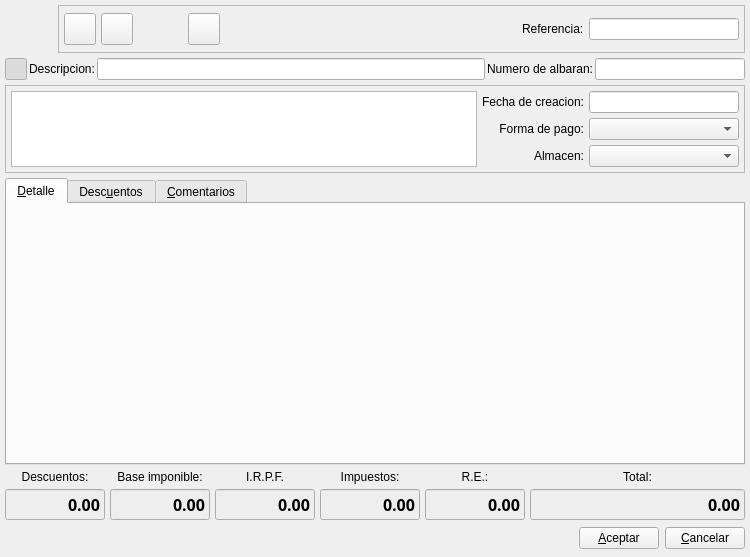
<ui version="4.0" >
 <class>AlbaranProveedorBase</class>
 <widget class="QWidget" name="AlbaranProveedorBase" >
  <property name="geometry" >
   <rect>
    <x>0</x>
    <y>0</y>
    <width>750</width>
    <height>557</height>
   </rect>
  </property>
  <property name="sizePolicy" >
   <sizepolicy vsizetype="Minimum" hsizetype="Expanding" >
    <horstretch>0</horstretch>
    <verstretch>0</verstretch>
   </sizepolicy>
  </property>
  <property name="windowTitle" >
   <string>Nuevo albaran de proveedor</string>
  </property>
  <property name="windowIcon" >
   <iconset resource="../../bulmages.qrc" >
    <normaloff>:/Images/supplier-delivery-note.svg</normaloff>:/Images/supplier-delivery-note.svg</iconset>
  </property>
  <layout class="QGridLayout" >
   <property name="margin" >
    <number>5</number>
   </property>
   <property name="spacing" >
    <number>5</number>
   </property>
   <item row="0" column="0" colspan="6" >
    <layout class="QHBoxLayout" >
     <property name="spacing" >
      <number>5</number>
     </property>
     <property name="margin" >
      <number>0</number>
     </property>
     <item>
      <widget class="QLabel" name="label6" >
       <property name="minimumSize" >
        <size>
         <width>48</width>
         <height>48</height>
        </size>
       </property>
       <property name="maximumSize" >
        <size>
         <width>48</width>
         <height>48</height>
        </size>
       </property>
       <property name="text" >
        <string/>
       </property>
       <property name="pixmap" >
        <pixmap resource="../../bulmages.qrc" >:/Images/supplier-delivery-note.svg</pixmap>
       </property>
       <property name="scaledContents" >
        <bool>true</bool>
       </property>
      </widget>
     </item>
     <item>
      <widget class="QFrame" name="frame_2" >
       <property name="frameShape" >
        <enum>QFrame::StyledPanel</enum>
       </property>
       <property name="frameShadow" >
        <enum>QFrame::Raised</enum>
       </property>
       <layout class="QHBoxLayout" >
        <property name="spacing" >
         <number>5</number>
        </property>
        <property name="margin" >
         <number>5</number>
        </property>
        <item>
         <widget class="QToolButton" name="mui_guardar" >
          <property name="sizePolicy" >
           <sizepolicy vsizetype="Fixed" hsizetype="Fixed" >
            <horstretch>0</horstretch>
            <verstretch>0</verstretch>
           </sizepolicy>
          </property>
          <property name="minimumSize" >
           <size>
            <width>32</width>
            <height>32</height>
           </size>
          </property>
          <property name="maximumSize" >
           <size>
            <width>32</width>
            <height>32</height>
           </size>
          </property>
          <property name="toolTip" >
           <string>Guardar albaran</string>
          </property>
          <property name="whatsThis" >
           <string>Guardar albaran</string>
          </property>
          <property name="text" >
           <string/>
          </property>
          <property name="icon" >
           <iconset resource="../../bulmages.qrc" >
            <normaloff>:/Images/edit-save.svg</normaloff>:/Images/edit-save.svg</iconset>
          </property>
          <property name="iconSize" >
           <size>
            <width>32</width>
            <height>32</height>
           </size>
          </property>
          <property name="shortcut" >
           <string>Ctrl+S</string>
          </property>
         </widget>
        </item>
        <item>
         <widget class="QToolButton" name="mui_borrar" >
          <property name="sizePolicy" >
           <sizepolicy vsizetype="Fixed" hsizetype="Fixed" >
            <horstretch>0</horstretch>
            <verstretch>0</verstretch>
           </sizepolicy>
          </property>
          <property name="minimumSize" >
           <size>
            <width>32</width>
            <height>32</height>
           </size>
          </property>
          <property name="maximumSize" >
           <size>
            <width>32</width>
            <height>32</height>
           </size>
          </property>
          <property name="toolTip" >
           <string>Borrar albaran</string>
          </property>
          <property name="whatsThis" >
           <string>Borrar albaran</string>
          </property>
          <property name="text" >
           <string/>
          </property>
          <property name="icon" >
           <iconset resource="../../bulmages.qrc" >
            <normaloff>:/Images/edit-delete.svg</normaloff>:/Images/edit-delete.svg</iconset>
          </property>
          <property name="iconSize" >
           <size>
            <width>32</width>
            <height>32</height>
           </size>
          </property>
          <property name="shortcut" >
           <string>Ctrl+D</string>
          </property>
         </widget>
        </item>
        <item>
         <spacer>
          <property name="orientation" >
           <enum>Qt::Horizontal</enum>
          </property>
          <property name="sizeType" >
           <enum>QSizePolicy::Fixed</enum>
          </property>
          <property name="sizeHint" stdset="0" >
           <size>
            <width>50</width>
            <height>36</height>
           </size>
          </property>
         </spacer>
        </item>
        <item>
         <widget class="QToolButton" name="mui_verpedidosproveedor" >
          <property name="sizePolicy" >
           <sizepolicy vsizetype="Fixed" hsizetype="Fixed" >
            <horstretch>0</horstretch>
            <verstretch>0</verstretch>
           </sizepolicy>
          </property>
          <property name="minimumSize" >
           <size>
            <width>32</width>
            <height>32</height>
           </size>
          </property>
          <property name="maximumSize" >
           <size>
            <width>32</width>
            <height>32</height>
           </size>
          </property>
          <property name="toolTip" >
           <string>Ver pedidos a proveedor</string>
          </property>
          <property name="whatsThis" >
           <string>Ver pedidos a proveedor</string>
          </property>
          <property name="text" >
           <string/>
          </property>
          <property name="icon" >
           <iconset resource="../../bulmages.qrc" >
            <normaloff>:/Bulmafact48x48/images/png/48x48/i_bulmages_compras_pedidos.48x48.png</normaloff>:/Bulmafact48x48/images/png/48x48/i_bulmages_compras_pedidos.48x48.png</iconset>
          </property>
          <property name="iconSize" >
           <size>
            <width>32</width>
            <height>32</height>
           </size>
          </property>
         </widget>
        </item>
        <item>
         <widget class="QFrame" name="mui_plugbotones" >
          <property name="sizePolicy" >
           <sizepolicy vsizetype="Minimum" hsizetype="Minimum" >
            <horstretch>0</horstretch>
            <verstretch>0</verstretch>
           </sizepolicy>
          </property>
          <property name="frameShape" >
           <enum>QFrame::NoFrame</enum>
          </property>
          <property name="frameShadow" >
           <enum>QFrame::Plain</enum>
          </property>
          <property name="lineWidth" >
           <number>0</number>
          </property>
         </widget>
        </item>
        <item>
         <spacer>
          <property name="orientation" >
           <enum>Qt::Horizontal</enum>
          </property>
          <property name="sizeType" >
           <enum>QSizePolicy::Expanding</enum>
          </property>
          <property name="sizeHint" stdset="0" >
           <size>
            <width>91</width>
            <height>34</height>
           </size>
          </property>
         </spacer>
        </item>
        <item>
         <widget class="QLabel" name="label5" >
          <property name="sizePolicy" >
           <sizepolicy vsizetype="Fixed" hsizetype="Preferred" >
            <horstretch>0</horstretch>
            <verstretch>0</verstretch>
           </sizepolicy>
          </property>
          <property name="text" >
           <string>Referencia:</string>
          </property>
          <property name="buddy" >
           <cstring>mui_refalbaranp</cstring>
          </property>
         </widget>
        </item>
        <item>
         <widget class="BusquedaReferencia" name="mui_refalbaranp" >
          <property name="minimumSize" >
           <size>
            <width>150</width>
            <height>0</height>
           </size>
          </property>
          <property name="maximumSize" >
           <size>
            <width>150</width>
            <height>16777215</height>
           </size>
          </property>
         </widget>
        </item>
       </layout>
      </widget>
     </item>
    </layout>
   </item>
   <item row="1" column="0" colspan="6" >
    <layout class="QHBoxLayout" >
     <item>
      <widget class="QToolButton" name="mui_detalles" >
       <property name="minimumSize" >
        <size>
         <width>22</width>
         <height>22</height>
        </size>
       </property>
       <property name="maximumSize" >
        <size>
         <width>22</width>
         <height>22</height>
        </size>
       </property>
       <property name="toolTip" >
        <string>Mostrar/ocultar cabecera</string>
       </property>
       <property name="whatsThis" >
        <string>Mostrar/ocultar cabecera</string>
       </property>
       <property name="text" >
        <string/>
       </property>
       <property name="icon" >
        <iconset resource="../../bulmages.qrc" >
         <normaloff>:/Images/document-open.svg</normaloff>:/Images/document-open.svg</iconset>
       </property>
       <property name="iconSize" >
        <size>
         <width>32</width>
         <height>32</height>
        </size>
       </property>
       <property name="shortcut" >
        <string>Ctrl+G</string>
       </property>
       <property name="checkable" >
        <bool>true</bool>
       </property>
       <property name="checked" >
        <bool>true</bool>
       </property>
      </widget>
     </item>
     <item>
      <widget class="QLabel" name="label8" >
       <property name="sizePolicy" >
        <sizepolicy vsizetype="Fixed" hsizetype="Preferred" >
         <horstretch>0</horstretch>
         <verstretch>0</verstretch>
        </sizepolicy>
       </property>
       <property name="text" >
        <string>Descripcion:</string>
       </property>
       <property name="buddy" >
        <cstring>mui_descalbaranp</cstring>
       </property>
      </widget>
     </item>
     <item>
      <widget class="QLineEdit" name="mui_descalbaranp" />
     </item>
     <item>
      <widget class="QLabel" name="label7" >
       <property name="sizePolicy" >
        <sizepolicy vsizetype="Fixed" hsizetype="Preferred" >
         <horstretch>0</horstretch>
         <verstretch>0</verstretch>
        </sizepolicy>
       </property>
       <property name="text" >
        <string>Numero de albaran:</string>
       </property>
       <property name="alignment" >
        <set>Qt::AlignRight|Qt::AlignTrailing|Qt::AlignVCenter</set>
       </property>
       <property name="buddy" >
        <cstring>mui_numalbaranp</cstring>
       </property>
      </widget>
     </item>
     <item>
      <widget class="QLineEdit" name="mui_numalbaranp" >
       <property name="minimumSize" >
        <size>
         <width>150</width>
         <height>0</height>
        </size>
       </property>
       <property name="maximumSize" >
        <size>
         <width>150</width>
         <height>16777215</height>
        </size>
       </property>
      </widget>
     </item>
    </layout>
   </item>
   <item row="2" column="0" colspan="6" >
    <widget class="QFrame" name="frame" >
     <property name="sizePolicy" >
      <sizepolicy vsizetype="Fixed" hsizetype="Preferred" >
       <horstretch>0</horstretch>
       <verstretch>0</verstretch>
      </sizepolicy>
     </property>
     <property name="frameShape" >
      <enum>QFrame::StyledPanel</enum>
     </property>
     <property name="frameShadow" >
      <enum>QFrame::Raised</enum>
     </property>
     <layout class="QGridLayout" >
      <property name="margin" >
       <number>5</number>
      </property>
      <property name="spacing" >
       <number>5</number>
      </property>
      <item rowspan="3" row="0" column="0" >
       <widget class="BusquedaProveedor" name="mui_idproveedor" >
        <property name="minimumSize" >
         <size>
          <width>250</width>
          <height>0</height>
         </size>
        </property>
       </widget>
      </item>
      <item row="0" column="1" >
       <widget class="QLabel" name="label11" >
        <property name="sizePolicy" >
         <sizepolicy vsizetype="Fixed" hsizetype="Preferred" >
          <horstretch>0</horstretch>
          <verstretch>0</verstretch>
         </sizepolicy>
        </property>
        <property name="text" >
         <string>Fecha de creacion:</string>
        </property>
        <property name="alignment" >
         <set>Qt::AlignRight|Qt::AlignTrailing|Qt::AlignVCenter</set>
        </property>
        <property name="buddy" >
         <cstring>mui_fechaalbaranp</cstring>
        </property>
       </widget>
      </item>
      <item row="0" column="2" >
       <widget class="BusquedaFecha" name="mui_fechaalbaranp" >
        <property name="minimumSize" >
         <size>
          <width>150</width>
          <height>0</height>
         </size>
        </property>
        <property name="maximumSize" >
         <size>
          <width>150</width>
          <height>16777215</height>
         </size>
        </property>
       </widget>
      </item>
      <item row="1" column="1" >
       <widget class="QLabel" name="label10" >
        <property name="sizePolicy" >
         <sizepolicy vsizetype="Fixed" hsizetype="Preferred" >
          <horstretch>0</horstretch>
          <verstretch>0</verstretch>
         </sizepolicy>
        </property>
        <property name="text" >
         <string>Forma de pago:</string>
        </property>
        <property name="alignment" >
         <set>Qt::AlignRight|Qt::AlignTrailing|Qt::AlignVCenter</set>
        </property>
        <property name="buddy" >
         <cstring>mui_idforma_pago</cstring>
        </property>
       </widget>
      </item>
      <item row="1" column="2" >
       <widget class="BusquedaFormaPago" name="mui_idforma_pago" >
        <property name="minimumSize" >
         <size>
          <width>150</width>
          <height>0</height>
         </size>
        </property>
        <property name="maximumSize" >
         <size>
          <width>150</width>
          <height>16777215</height>
         </size>
        </property>
       </widget>
      </item>
      <item row="2" column="1" >
       <widget class="QLabel" name="label12" >
        <property name="sizePolicy" >
         <sizepolicy vsizetype="Fixed" hsizetype="Preferred" >
          <horstretch>0</horstretch>
          <verstretch>0</verstretch>
         </sizepolicy>
        </property>
        <property name="text" >
         <string>Almacen:</string>
        </property>
        <property name="alignment" >
         <set>Qt::AlignRight|Qt::AlignTrailing|Qt::AlignVCenter</set>
        </property>
        <property name="buddy" >
         <cstring>mui_idalmacen</cstring>
        </property>
       </widget>
      </item>
      <item row="2" column="2" >
       <widget class="BusquedaAlmacen" name="mui_idalmacen" >
        <property name="minimumSize" >
         <size>
          <width>150</width>
          <height>0</height>
         </size>
        </property>
        <property name="maximumSize" >
         <size>
          <width>150</width>
          <height>16777215</height>
         </size>
        </property>
       </widget>
      </item>
     </layout>
    </widget>
   </item>
   <item row="3" column="0" colspan="6" >
    <widget class="QTabWidget" name="discounts" >
     <property name="currentIndex" >
      <number>0</number>
     </property>
     <widget class="QWidget" name="tab1" >
      <property name="geometry" >
       <rect>
        <x>0</x>
        <y>0</y>
        <width>736</width>
        <height>232</height>
       </rect>
      </property>
      <attribute name="title" >
       <string>&amp;Detalle</string>
      </attribute>
      <layout class="QVBoxLayout" >
       <property name="spacing" >
        <number>5</number>
       </property>
       <property name="margin" >
        <number>5</number>
       </property>
       <item>
        <widget class="ListLinAlbaranProveedorView" native="1" name="subform2" />
       </item>
      </layout>
     </widget>
     <widget class="QWidget" name="Tab2" >
      <property name="geometry" >
       <rect>
        <x>0</x>
        <y>0</y>
        <width>512</width>
        <height>240</height>
       </rect>
      </property>
      <attribute name="title" >
       <string>Desc&amp;uentos</string>
      </attribute>
      <layout class="QVBoxLayout" >
       <property name="spacing" >
        <number>5</number>
       </property>
       <property name="margin" >
        <number>5</number>
       </property>
       <item>
        <widget class="ListDescuentoAlbaranProvView" native="1" name="m_descuentos" />
       </item>
      </layout>
     </widget>
     <widget class="QWidget" name="tab3" >
      <property name="geometry" >
       <rect>
        <x>0</x>
        <y>0</y>
        <width>512</width>
        <height>240</height>
       </rect>
      </property>
      <attribute name="title" >
       <string>&amp;Comentarios</string>
      </attribute>
      <layout class="QHBoxLayout" >
       <property name="spacing" >
        <number>5</number>
       </property>
       <property name="margin" >
        <number>5</number>
       </property>
       <item>
        <widget class="QTextEdit" name="mui_comentalbaranp" />
       </item>
      </layout>
     </widget>
    </widget>
   </item>
   <item row="4" column="0" >
    <widget class="QLabel" name="label3" >
     <property name="text" >
      <string>Descuentos:</string>
     </property>
     <property name="alignment" >
      <set>Qt::AlignCenter</set>
     </property>
    </widget>
   </item>
   <item row="4" column="1" >
    <widget class="QLabel" name="label2" >
     <property name="text" >
      <string>Base imponible:</string>
     </property>
     <property name="alignment" >
      <set>Qt::AlignCenter</set>
     </property>
    </widget>
   </item>
   <item row="4" column="2" >
    <widget class="QLabel" name="label4_3" >
     <property name="text" >
      <string>I.R.P.F.</string>
     </property>
     <property name="alignment" >
      <set>Qt::AlignCenter</set>
     </property>
    </widget>
   </item>
   <item row="4" column="3" >
    <widget class="QLabel" name="label4" >
     <property name="text" >
      <string>Impuestos:</string>
     </property>
     <property name="alignment" >
      <set>Qt::AlignCenter</set>
     </property>
    </widget>
   </item>
   <item row="4" column="4" >
    <widget class="QLabel" name="label4_2" >
     <property name="text" >
      <string>R.E.:</string>
     </property>
     <property name="alignment" >
      <set>Qt::AlignCenter</set>
     </property>
    </widget>
   </item>
   <item row="4" column="5" >
    <widget class="QLabel" name="label1" >
     <property name="text" >
      <string>Total:</string>
     </property>
     <property name="alignment" >
      <set>Qt::AlignCenter</set>
     </property>
    </widget>
   </item>
   <item row="5" column="0" >
    <widget class="QLineEdit" name="m_totalDiscounts" >
     <property name="enabled" >
      <bool>true</bool>
     </property>
     <property name="minimumSize" >
      <size>
       <width>100</width>
       <height>0</height>
      </size>
     </property>
     <property name="maximumSize" >
      <size>
       <width>100</width>
       <height>16777215</height>
      </size>
     </property>
     <property name="palette" >
      <palette>
       <active>
        <colorrole role="Base" >
         <brush brushstyle="SolidPattern" >
          <color alpha="255" >
           <red>238</red>
           <green>238</green>
           <blue>238</blue>
          </color>
         </brush>
        </colorrole>
       </active>
       <inactive>
        <colorrole role="Base" >
         <brush brushstyle="SolidPattern" >
          <color alpha="255" >
           <red>238</red>
           <green>238</green>
           <blue>238</blue>
          </color>
         </brush>
        </colorrole>
       </inactive>
       <disabled>
        <colorrole role="Base" >
         <brush brushstyle="SolidPattern" >
          <color alpha="255" >
           <red>255</red>
           <green>255</green>
           <blue>255</blue>
          </color>
         </brush>
        </colorrole>
       </disabled>
      </palette>
     </property>
     <property name="font" >
      <font>
       <family>Sans Serif</family>
       <pointsize>12</pointsize>
       <weight>75</weight>
       <italic>false</italic>
       <bold>true</bold>
       <underline>false</underline>
       <strikeout>false</strikeout>
      </font>
     </property>
     <property name="focusPolicy" >
      <enum>Qt::NoFocus</enum>
     </property>
     <property name="acceptDrops" >
      <bool>false</bool>
     </property>
     <property name="text" >
      <string>0.00</string>
     </property>
     <property name="alignment" >
      <set>Qt::AlignRight</set>
     </property>
     <property name="readOnly" >
      <bool>true</bool>
     </property>
    </widget>
   </item>
   <item row="5" column="1" >
    <widget class="QLineEdit" name="m_totalBases" >
     <property name="minimumSize" >
      <size>
       <width>100</width>
       <height>0</height>
      </size>
     </property>
     <property name="maximumSize" >
      <size>
       <width>100</width>
       <height>16777215</height>
      </size>
     </property>
     <property name="palette" >
      <palette>
       <active>
        <colorrole role="Base" >
         <brush brushstyle="SolidPattern" >
          <color alpha="255" >
           <red>238</red>
           <green>238</green>
           <blue>238</blue>
          </color>
         </brush>
        </colorrole>
       </active>
       <inactive>
        <colorrole role="Base" >
         <brush brushstyle="SolidPattern" >
          <color alpha="255" >
           <red>238</red>
           <green>238</green>
           <blue>238</blue>
          </color>
         </brush>
        </colorrole>
       </inactive>
       <disabled>
        <colorrole role="Base" >
         <brush brushstyle="SolidPattern" >
          <color alpha="255" >
           <red>255</red>
           <green>255</green>
           <blue>255</blue>
          </color>
         </brush>
        </colorrole>
       </disabled>
      </palette>
     </property>
     <property name="font" >
      <font>
       <family>Sans Serif</family>
       <pointsize>12</pointsize>
       <weight>75</weight>
       <italic>false</italic>
       <bold>true</bold>
       <underline>false</underline>
       <strikeout>false</strikeout>
      </font>
     </property>
     <property name="focusPolicy" >
      <enum>Qt::NoFocus</enum>
     </property>
     <property name="acceptDrops" >
      <bool>false</bool>
     </property>
     <property name="text" >
      <string>0.00</string>
     </property>
     <property name="alignment" >
      <set>Qt::AlignRight</set>
     </property>
     <property name="readOnly" >
      <bool>true</bool>
     </property>
    </widget>
   </item>
   <item row="5" column="2" >
    <widget class="QLineEdit" name="m_totalIRPF" >
     <property name="minimumSize" >
      <size>
       <width>100</width>
       <height>0</height>
      </size>
     </property>
     <property name="maximumSize" >
      <size>
       <width>100</width>
       <height>16777215</height>
      </size>
     </property>
     <property name="palette" >
      <palette>
       <active>
        <colorrole role="Base" >
         <brush brushstyle="SolidPattern" >
          <color alpha="255" >
           <red>238</red>
           <green>238</green>
           <blue>238</blue>
          </color>
         </brush>
        </colorrole>
       </active>
       <inactive>
        <colorrole role="Base" >
         <brush brushstyle="SolidPattern" >
          <color alpha="255" >
           <red>238</red>
           <green>238</green>
           <blue>238</blue>
          </color>
         </brush>
        </colorrole>
       </inactive>
       <disabled>
        <colorrole role="Base" >
         <brush brushstyle="SolidPattern" >
          <color alpha="255" >
           <red>255</red>
           <green>255</green>
           <blue>255</blue>
          </color>
         </brush>
        </colorrole>
       </disabled>
      </palette>
     </property>
     <property name="font" >
      <font>
       <family>Sans Serif</family>
       <pointsize>12</pointsize>
       <weight>75</weight>
       <italic>false</italic>
       <bold>true</bold>
       <underline>false</underline>
       <strikeout>false</strikeout>
      </font>
     </property>
     <property name="focusPolicy" >
      <enum>Qt::NoFocus</enum>
     </property>
     <property name="acceptDrops" >
      <bool>false</bool>
     </property>
     <property name="text" >
      <string>0.00</string>
     </property>
     <property name="alignment" >
      <set>Qt::AlignRight</set>
     </property>
     <property name="readOnly" >
      <bool>true</bool>
     </property>
    </widget>
   </item>
   <item row="5" column="3" >
    <widget class="QLineEdit" name="m_totalTaxes" >
     <property name="minimumSize" >
      <size>
       <width>100</width>
       <height>0</height>
      </size>
     </property>
     <property name="maximumSize" >
      <size>
       <width>100</width>
       <height>16777215</height>
      </size>
     </property>
     <property name="palette" >
      <palette>
       <active>
        <colorrole role="Base" >
         <brush brushstyle="SolidPattern" >
          <color alpha="255" >
           <red>238</red>
           <green>238</green>
           <blue>238</blue>
          </color>
         </brush>
        </colorrole>
       </active>
       <inactive>
        <colorrole role="Base" >
         <brush brushstyle="SolidPattern" >
          <color alpha="255" >
           <red>238</red>
           <green>238</green>
           <blue>238</blue>
          </color>
         </brush>
        </colorrole>
       </inactive>
       <disabled>
        <colorrole role="Base" >
         <brush brushstyle="SolidPattern" >
          <color alpha="255" >
           <red>255</red>
           <green>255</green>
           <blue>255</blue>
          </color>
         </brush>
        </colorrole>
       </disabled>
      </palette>
     </property>
     <property name="font" >
      <font>
       <family>Sans Serif</family>
       <pointsize>12</pointsize>
       <weight>75</weight>
       <italic>false</italic>
       <bold>true</bold>
       <underline>false</underline>
       <strikeout>false</strikeout>
      </font>
     </property>
     <property name="focusPolicy" >
      <enum>Qt::NoFocus</enum>
     </property>
     <property name="acceptDrops" >
      <bool>false</bool>
     </property>
     <property name="text" >
      <string>0.00</string>
     </property>
     <property name="alignment" >
      <set>Qt::AlignRight</set>
     </property>
     <property name="readOnly" >
      <bool>true</bool>
     </property>
    </widget>
   </item>
   <item row="5" column="4" >
    <widget class="QLineEdit" name="m_totalReqEq" >
     <property name="minimumSize" >
      <size>
       <width>100</width>
       <height>0</height>
      </size>
     </property>
     <property name="maximumSize" >
      <size>
       <width>100</width>
       <height>16777215</height>
      </size>
     </property>
     <property name="palette" >
      <palette>
       <active>
        <colorrole role="Base" >
         <brush brushstyle="SolidPattern" >
          <color alpha="255" >
           <red>238</red>
           <green>238</green>
           <blue>238</blue>
          </color>
         </brush>
        </colorrole>
       </active>
       <inactive>
        <colorrole role="Base" >
         <brush brushstyle="SolidPattern" >
          <color alpha="255" >
           <red>238</red>
           <green>238</green>
           <blue>238</blue>
          </color>
         </brush>
        </colorrole>
       </inactive>
       <disabled>
        <colorrole role="Base" >
         <brush brushstyle="SolidPattern" >
          <color alpha="255" >
           <red>255</red>
           <green>255</green>
           <blue>255</blue>
          </color>
         </brush>
        </colorrole>
       </disabled>
      </palette>
     </property>
     <property name="font" >
      <font>
       <family>Sans Serif</family>
       <pointsize>12</pointsize>
       <weight>75</weight>
       <italic>false</italic>
       <bold>true</bold>
       <underline>false</underline>
       <strikeout>false</strikeout>
      </font>
     </property>
     <property name="focusPolicy" >
      <enum>Qt::NoFocus</enum>
     </property>
     <property name="acceptDrops" >
      <bool>false</bool>
     </property>
     <property name="text" >
      <string>0.00</string>
     </property>
     <property name="alignment" >
      <set>Qt::AlignRight</set>
     </property>
     <property name="readOnly" >
      <bool>true</bool>
     </property>
    </widget>
   </item>
   <item row="5" column="5" >
    <widget class="QLineEdit" name="m_totalalbaranp" >
     <property name="enabled" >
      <bool>true</bool>
     </property>
     <property name="palette" >
      <palette>
       <active>
        <colorrole role="Base" >
         <brush brushstyle="SolidPattern" >
          <color alpha="255" >
           <red>238</red>
           <green>238</green>
           <blue>238</blue>
          </color>
         </brush>
        </colorrole>
       </active>
       <inactive>
        <colorrole role="Base" >
         <brush brushstyle="SolidPattern" >
          <color alpha="255" >
           <red>238</red>
           <green>238</green>
           <blue>238</blue>
          </color>
         </brush>
        </colorrole>
       </inactive>
       <disabled>
        <colorrole role="Base" >
         <brush brushstyle="SolidPattern" >
          <color alpha="255" >
           <red>255</red>
           <green>255</green>
           <blue>255</blue>
          </color>
         </brush>
        </colorrole>
       </disabled>
      </palette>
     </property>
     <property name="font" >
      <font>
       <family>Sans Serif</family>
       <pointsize>12</pointsize>
       <weight>75</weight>
       <italic>false</italic>
       <bold>true</bold>
       <underline>false</underline>
       <strikeout>false</strikeout>
      </font>
     </property>
     <property name="focusPolicy" >
      <enum>Qt::NoFocus</enum>
     </property>
     <property name="acceptDrops" >
      <bool>false</bool>
     </property>
     <property name="autoFillBackground" >
      <bool>true</bool>
     </property>
     <property name="text" >
      <string>0.00</string>
     </property>
     <property name="frame" >
      <bool>true</bool>
     </property>
     <property name="alignment" >
      <set>Qt::AlignRight</set>
     </property>
     <property name="readOnly" >
      <bool>true</bool>
     </property>
    </widget>
   </item>
   <item row="6" column="0" colspan="6" >
    <layout class="QHBoxLayout" >
     <property name="spacing" >
      <number>6</number>
     </property>
     <property name="margin" >
      <number>0</number>
     </property>
     <item>
      <spacer>
       <property name="orientation" >
        <enum>Qt::Horizontal</enum>
       </property>
       <property name="sizeHint" stdset="0" >
        <size>
         <width>547</width>
         <height>27</height>
        </size>
       </property>
      </spacer>
     </item>
     <item>
      <widget class="QPushButton" name="mui_aceptar" >
       <property name="statusTip" >
        <string/>
       </property>
       <property name="text" >
        <string>&amp;Aceptar</string>
       </property>
      </widget>
     </item>
     <item>
      <widget class="QPushButton" name="mui_cancelar" >
       <property name="statusTip" >
        <string/>
       </property>
       <property name="text" >
        <string>&amp;Cancelar</string>
       </property>
      </widget>
     </item>
    </layout>
   </item>
  </layout>
 </widget>
 <layoutdefault spacing="2" margin="2" />
 <customwidgets>
  <customwidget>
   <class>ListLinAlbaranProveedorView</class>
   <extends>QWidget</extends>
   <header>listlinalbaranproveedorview.h</header>
  </customwidget>
  <customwidget>
   <class>ListDescuentoAlbaranProvView</class>
   <extends>QWidget</extends>
   <header>listdescalbaranprovview.h</header>
  </customwidget>
  <customwidget>
   <class>BusquedaReferencia</class>
   <extends>QLineEdit</extends>
   <header>busquedareferencia.h</header>
  </customwidget>
  <customwidget>
   <class>BusquedaProveedor</class>
   <extends>QTextEdit</extends>
   <header>busquedaproveedor.h</header>
  </customwidget>
  <customwidget>
   <class>BusquedaAlmacen</class>
   <extends>QComboBox</extends>
   <header>busquedaalmacen.h</header>
  </customwidget>
  <customwidget>
   <class>BusquedaFormaPago</class>
   <extends>QComboBox</extends>
   <header>busquedaformapago.h</header>
  </customwidget>
  <customwidget>
   <class>BusquedaFecha</class>
   <extends>QLineEdit</extends>
   <header>../../bulmalib/src/busquedafecha.h</header>
  </customwidget>
 </customwidgets>
 <resources>
  <include location="../../bulmages.qrc" />
 </resources>
 <connections>
  <connection>
   <sender>mui_detalles</sender>
   <signal>toggled(bool)</signal>
   <receiver>frame</receiver>
   <slot>setShown(bool)</slot>
   <hints>
    <hint type="sourcelabel" >
     <x>21</x>
     <y>85</y>
    </hint>
    <hint type="destinationlabel" >
     <x>57</x>
     <y>115</y>
    </hint>
   </hints>
  </connection>
 </connections>
</ui>
